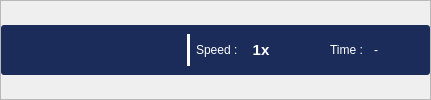
                        <widget class="QFrame" name="frame_12">
                         <property name="minimumSize">
                          <size>
                           <width>0</width>
                           <height>100</height>
                          </size>
                         </property>
                         <property name="maximumSize">
                          <size>
                           <width>16777215</width>
                           <height>100</height>
                          </size>
                         </property>
                         <property name="frameShape">
                          <enum>QFrame::StyledPanel</enum>
                         </property>
                         <property name="frameShadow">
                          <enum>QFrame::Raised</enum>
                         </property>
                         <layout class="QVBoxLayout" name="verticalLayout_16">
                          <property name="leftMargin">
                           <number>0</number>
                          </property>
                          <property name="topMargin">
                           <number>0</number>
                          </property>
                          <property name="rightMargin">
                           <number>0</number>
                          </property>
                          <property name="bottomMargin">
                           <number>0</number>
                          </property>
                          <item>
                           <widget class="QFrame" name="frame_13">
                            <property name="minimumSize">
                             <size>
                              <width>1</width>
                              <height>50</height>
                             </size>
                            </property>
                            <property name="maximumSize">
                             <size>
                              <width>16777211</width>
                              <height>50</height>
                             </size>
                            </property>
                            <property name="styleSheet">
                             <string notr="true">QFrame{
	background: #1b2c5a;
	border-radius:3px;
}

</string>
                            </property>
                            <property name="frameShape">
                             <enum>QFrame::StyledPanel</enum>
                            </property>
                            <property name="frameShadow">
                             <enum>QFrame::Raised</enum>
                            </property>
                            <layout class="QHBoxLayout" name="horizontalLayout_4">
                             <item>
                              <widget class="QPushButton" name="play_btn">
                               <property name="maximumSize">
                                <size>
                                 <width>70</width>
                                 <height>30</height>
                                </size>
                               </property>
                               <property name="cursor">
                                <cursorShape>PointingHandCursor</cursorShape>
                               </property>
                               <property name="toolTip">
                                <string>Show Live</string>
                               </property>
                               <property name="styleSheet">
                                <string notr="true">
QPushButton{
	color: white;
    background-color:#F1F0E8;
	padding: 5px;
	font-size: 11pt;
	font-weight: bold;
	border-radius:7px;
background-color:transparent;
}

QPushButton:hover{
	background: #a3a3a3;
}

QPushButton:disabled {
    color: #8D8D8D;
}

QPushButton:pressed {
	background: rgb(0, 0, 0);
}</string>
                               </property>
                               <property name="text">
                                <string/>
                               </property>
                               <property name="icon">
                                <iconset resource="../assets.qrc">
                                 <normaloff>:/icons/icons/Live00.png</normaloff>:/icons/icons/Live00.png</iconset>
                               </property>
                               <property name="iconSize">
                                <size>
                                 <width>60</width>
                                 <height>60</height>
                                </size>
                               </property>
                              </widget>
                             </item>
                             <item>
                              <widget class="QPushButton" name="pause_btn">
                               <property name="toolTip">
                                <string>Stop Live</string>
                               </property>
                               <property name="toolTipDuration">
                                <number>-1</number>
                               </property>
                               <property name="styleSheet">
                                <string notr="true">
QPushButton{
	color: white;
    background-color:#F1F0E8;
	padding: 5px;
	font-size: 11pt;
	font-weight: bold;
	border-radius:7px;
background-color:transparent;
}

QPushButton:hover{
	background: #a3a3a3;
}

QPushButton:disabled {
    color: #8D8D8D;
}

QPushButton:pressed {
	background: rgb(0, 0, 0);
}</string>
                               </property>
                               <property name="text">
                                <string/>
                               </property>
                               <property name="icon">
                                <iconset resource="../assets.qrc">
                                 <normaloff>:/icons/icons/icons8-pause-50.png</normaloff>:/icons/icons/icons8-pause-50.png</iconset>
                               </property>
                               <property name="iconSize">
                                <size>
                                 <width>29</width>
                                 <height>26</height>
                                </size>
                               </property>
                              </widget>
                             </item>
                             <item>
                              <widget class="Line" name="line_4">
                               <property name="orientation">
                                <enum>Qt::Vertical</enum>
                               </property>
                              </widget>
                             </item>
                             <item>
                              <widget class="QPushButton" name="stop_btn">
                               <property name="toolTip">
                                <string>Stop Live</string>
                               </property>
                               <property name="toolTipDuration">
                                <number>-1</number>
                               </property>
                               <property name="styleSheet">
                                <string notr="true">
QPushButton{
	color: white;
    background-color:#F1F0E8;
	padding: 5px;
	font-size: 11pt;
	font-weight: bold;
	border-radius:7px;
background-color:transparent;
}

QPushButton:hover{
	background: #a3a3a3;
}

QPushButton:disabled {
    color: #8D8D8D;
}

QPushButton:pressed {
	background: rgb(0, 0, 0);
}</string>
                               </property>
                               <property name="text">
                                <string/>
                               </property>
                               <property name="icon">
                                <iconset resource="../assets.qrc">
                                 <normaloff>:/icons/icons/stop-button.png</normaloff>:/icons/icons/stop-button.png</iconset>
                               </property>
                               <property name="iconSize">
                                <size>
                                 <width>29</width>
                                 <height>26</height>
                                </size>
                               </property>
                              </widget>
                             </item>
                             <item>
                              <widget class="Line" name="line_2">
                               <property name="styleSheet">
                                <string notr="true">color : rgb(255, 255, 255);
background-color: rgb(255, 255, 255);</string>
                               </property>
                               <property name="frameShadow">
                                <enum>QFrame::Plain</enum>
                               </property>
                               <property name="orientation">
                                <enum>Qt::Vertical</enum>
                               </property>
                              </widget>
                             </item>
                             <item>
                              <widget class="QFrame" name="frame_58">
                               <property name="frameShape">
                                <enum>QFrame::StyledPanel</enum>
                               </property>
                               <property name="frameShadow">
                                <enum>QFrame::Raised</enum>
                               </property>
                               <layout class="QHBoxLayout" name="horizontalLayout_32">
                                <property name="leftMargin">
                                 <number>0</number>
                                </property>
                                <property name="topMargin">
                                 <number>0</number>
                                </property>
                                <property name="rightMargin">
                                 <number>0</number>
                                </property>
                                <property name="bottomMargin">
                                 <number>0</number>
                                </property>
                                <item>
                                 <widget class="QLabel" name="label_25">
                                  <property name="styleSheet">
                                   <string notr="true">	color: white;</string>
                                  </property>
                                  <property name="text">
                                   <string>Speed : </string>
                                  </property>
                                 </widget>
                                </item>
                                <item>
                                 <widget class="QPushButton" name="speed_btn">
                                  <property name="toolTip">
                                   <string>Stop Live</string>
                                  </property>
                                  <property name="toolTipDuration">
                                   <number>-1</number>
                                  </property>
                                  <property name="styleSheet">
                                   <string notr="true">
QPushButton{
	color: white;
    background-color:#F1F0E8;
	padding: 5px;
	font-size: 11pt;
	font-weight: bold;
	border-radius:7px;
background-color:transparent;
}

QPushButton:hover{
	background: #a3a3a3;
}

QPushButton:disabled {
    color: #8D8D8D;
}

QPushButton:pressed {
	background: rgb(0, 0, 0);
}</string>
                                  </property>
                                  <property name="text">
                                   <string>1x</string>
                                  </property>
                                  <property name="iconSize">
                                   <size>
                                    <width>29</width>
                                    <height>26</height>
                                   </size>
                                  </property>
                                 </widget>
                                </item>
                                <item>
                                 <spacer name="horizontalSpacer_4">
                                  <property name="orientation">
                                   <enum>Qt::Horizontal</enum>
                                  </property>
                                  <property name="sizeHint" stdset="0">
                                   <size>
                                    <width>40</width>
                                    <height>20</height>
                                   </size>
                                  </property>
                                 </spacer>
                                </item>
                                <item>
                                 <widget class="QFrame" name="frame_21">
                                  <property name="minimumSize">
                                   <size>
                                    <width>100</width>
                                    <height>0</height>
                                   </size>
                                  </property>
                                  <property name="frameShape">
                                   <enum>QFrame::StyledPanel</enum>
                                  </property>
                                  <property name="frameShadow">
                                   <enum>QFrame::Raised</enum>
                                  </property>
                                  <layout class="QHBoxLayout" name="horizontalLayout_30">
                                   <item>
                                    <widget class="QLabel" name="label">
                                     <property name="styleSheet">
                                      <string notr="true">color: rgb(255, 255, 255);</string>
                                     </property>
                                     <property name="text">
                                      <string>Time : </string>
                                     </property>
                                    </widget>
                                   </item>
                                   <item>
                                    <widget class="QLabel" name="time_label">
                                     <property name="styleSheet">
                                      <string notr="true">color: rgb(255, 255, 255);</string>
                                     </property>
                                     <property name="text">
                                      <string>-</string>
                                     </property>
                                    </widget>
                                   </item>
                                  </layout>
                                 </widget>
                                </item>
                               </layout>
                              </widget>
                             </item>
                            </layout>
                           </widget>
                          </item>
                          <item>
                           <layout class="QVBoxLayout" name="layout_timeline"/>
                          </item>
                         </layout>
                        </widget>
